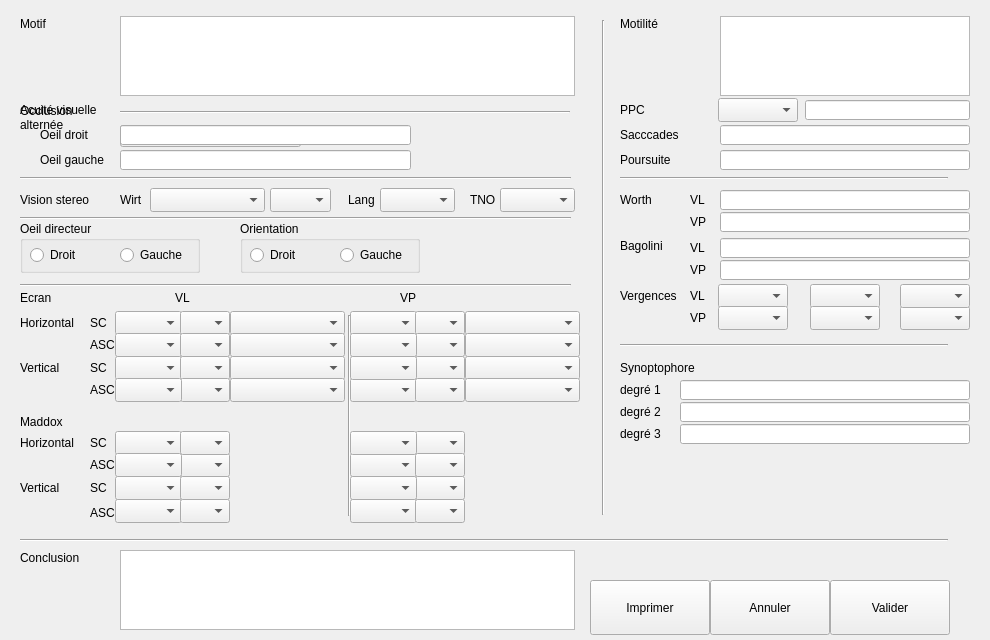
<?xml version="1.0" encoding="UTF-8"?>
<ui version="4.0">
 <class>dlg_bilanortho</class>
 <widget class="QDialog" name="dlg_bilanortho">
  <property name="geometry">
   <rect>
    <x>0</x>
    <y>0</y>
    <width>990</width>
    <height>640</height>
   </rect>
  </property>
  <property name="sizePolicy">
   <sizepolicy hsizetype="Fixed" vsizetype="Fixed">
    <horstretch>0</horstretch>
    <verstretch>0</verstretch>
   </sizepolicy>
  </property>
  <property name="minimumSize">
   <size>
    <width>990</width>
    <height>640</height>
   </size>
  </property>
  <property name="maximumSize">
   <size>
    <width>990</width>
    <height>640</height>
   </size>
  </property>
  <property name="windowTitle">
   <string>Dialog</string>
  </property>
  <widget class="QLabel" name="OcclAlternlabel">
   <property name="geometry">
    <rect>
     <x>20</x>
     <y>102</y>
     <width>91</width>
     <height>32</height>
    </rect>
   </property>
   <property name="text">
    <string>Occlusion
alternée</string>
   </property>
  </widget>
  <widget class="QLabel" name="VisionStereolabel">
   <property name="geometry">
    <rect>
     <x>20</x>
     <y>192</y>
     <width>81</width>
     <height>16</height>
    </rect>
   </property>
   <property name="text">
    <string>Vision stereo</string>
   </property>
  </widget>
  <widget class="QLabel" name="label">
   <property name="geometry">
    <rect>
     <x>120</x>
     <y>192</y>
     <width>31</width>
     <height>16</height>
    </rect>
   </property>
   <property name="text">
    <string>Wirt</string>
   </property>
  </widget>
  <widget class="QLabel" name="Worthlabel">
   <property name="geometry">
    <rect>
     <x>620</x>
     <y>192</y>
     <width>41</width>
     <height>16</height>
    </rect>
   </property>
   <property name="text">
    <string>Worth</string>
   </property>
  </widget>
  <widget class="QLabel" name="Bagolinilabel">
   <property name="geometry">
    <rect>
     <x>620</x>
     <y>238</y>
     <width>59</width>
     <height>16</height>
    </rect>
   </property>
   <property name="text">
    <string>Bagolini</string>
   </property>
  </widget>
  <widget class="QGroupBox" name="OeilDirecteurgroupBox">
   <property name="geometry">
    <rect>
     <x>20</x>
     <y>221</y>
     <width>180</width>
     <height>52</height>
    </rect>
   </property>
   <property name="title">
    <string>Oeil directeur</string>
   </property>
   <widget class="QRadioButton" name="ODdirecteurradioButton">
    <property name="geometry">
     <rect>
      <x>10</x>
      <y>24</y>
      <width>60</width>
      <height>20</height>
     </rect>
    </property>
    <property name="focusPolicy">
     <enum>Qt::StrongFocus</enum>
    </property>
    <property name="text">
     <string>Droit</string>
    </property>
   </widget>
   <widget class="QRadioButton" name="OGdirecteurradioButton">
    <property name="geometry">
     <rect>
      <x>100</x>
      <y>24</y>
      <width>70</width>
      <height>20</height>
     </rect>
    </property>
    <property name="focusPolicy">
     <enum>Qt::StrongFocus</enum>
    </property>
    <property name="text">
     <string>Gauche</string>
    </property>
   </widget>
  </widget>
  <widget class="QGroupBox" name="OrientationgroupBox">
   <property name="geometry">
    <rect>
     <x>240</x>
     <y>221</y>
     <width>180</width>
     <height>52</height>
    </rect>
   </property>
   <property name="title">
    <string>Orientation</string>
   </property>
   <widget class="QRadioButton" name="ODOrientationradioButton">
    <property name="geometry">
     <rect>
      <x>10</x>
      <y>24</y>
      <width>60</width>
      <height>20</height>
     </rect>
    </property>
    <property name="focusPolicy">
     <enum>Qt::StrongFocus</enum>
    </property>
    <property name="text">
     <string>Droit</string>
    </property>
   </widget>
   <widget class="QRadioButton" name="OGOrientationradioButton">
    <property name="geometry">
     <rect>
      <x>100</x>
      <y>24</y>
      <width>70</width>
      <height>20</height>
     </rect>
    </property>
    <property name="focusPolicy">
     <enum>Qt::StrongFocus</enum>
    </property>
    <property name="text">
     <string>Gauche</string>
    </property>
   </widget>
  </widget>
  <widget class="QLabel" name="Ecranlabel">
   <property name="geometry">
    <rect>
     <x>20</x>
     <y>315</y>
     <width>71</width>
     <height>16</height>
    </rect>
   </property>
   <property name="text">
    <string>Horizontal</string>
   </property>
  </widget>
  <widget class="UpComboBox" name="EcranVLSCcomboBox">
   <property name="geometry">
    <rect>
     <x>115</x>
     <y>311</y>
     <width>67</width>
     <height>24</height>
    </rect>
   </property>
   <property name="focusPolicy">
    <enum>Qt::StrongFocus</enum>
   </property>
   <property name="currentIndex">
    <number>-1</number>
   </property>
  </widget>
  <widget class="QComboBox" name="EcranVLSCDcomboBox">
   <property name="geometry">
    <rect>
     <x>180</x>
     <y>311</y>
     <width>50</width>
     <height>24</height>
    </rect>
   </property>
   <property name="focusPolicy">
    <enum>Qt::StrongFocus</enum>
   </property>
  </widget>
  <widget class="UpComboBox" name="EcranVPSCcomboBox">
   <property name="geometry">
    <rect>
     <x>350</x>
     <y>311</y>
     <width>67</width>
     <height>24</height>
    </rect>
   </property>
   <property name="focusPolicy">
    <enum>Qt::StrongFocus</enum>
   </property>
   <property name="currentIndex">
    <number>-1</number>
   </property>
  </widget>
  <widget class="QComboBox" name="EcranVPSCDcomboBox">
   <property name="geometry">
    <rect>
     <x>415</x>
     <y>311</y>
     <width>50</width>
     <height>24</height>
    </rect>
   </property>
   <property name="focusPolicy">
    <enum>Qt::StrongFocus</enum>
   </property>
  </widget>
  <widget class="UpComboBox" name="EcranVLASCcomboBox">
   <property name="geometry">
    <rect>
     <x>115</x>
     <y>333</y>
     <width>67</width>
     <height>24</height>
    </rect>
   </property>
   <property name="focusPolicy">
    <enum>Qt::StrongFocus</enum>
   </property>
   <property name="currentIndex">
    <number>-1</number>
   </property>
   <property name="maxVisibleItems">
    <number>10</number>
   </property>
  </widget>
  <widget class="QComboBox" name="EcranVPASCDcomboBox">
   <property name="geometry">
    <rect>
     <x>415</x>
     <y>333</y>
     <width>50</width>
     <height>24</height>
    </rect>
   </property>
   <property name="focusPolicy">
    <enum>Qt::StrongFocus</enum>
   </property>
  </widget>
  <widget class="UpComboBox" name="EcranVPASCcomboBox">
   <property name="geometry">
    <rect>
     <x>350</x>
     <y>333</y>
     <width>67</width>
     <height>24</height>
    </rect>
   </property>
   <property name="focusPolicy">
    <enum>Qt::StrongFocus</enum>
   </property>
   <property name="currentIndex">
    <number>-1</number>
   </property>
   <property name="maxVisibleItems">
    <number>10</number>
   </property>
  </widget>
  <widget class="QComboBox" name="EcranVLASCDcomboBox">
   <property name="geometry">
    <rect>
     <x>180</x>
     <y>333</y>
     <width>50</width>
     <height>24</height>
    </rect>
   </property>
   <property name="focusPolicy">
    <enum>Qt::StrongFocus</enum>
   </property>
  </widget>
  <widget class="QLabel" name="SClabel">
   <property name="geometry">
    <rect>
     <x>90</x>
     <y>315</y>
     <width>31</width>
     <height>16</height>
    </rect>
   </property>
   <property name="text">
    <string>SC</string>
   </property>
  </widget>
  <widget class="UpComboBox" name="MaddoxVLSCcomboBox">
   <property name="geometry">
    <rect>
     <x>115</x>
     <y>431</y>
     <width>67</width>
     <height>24</height>
    </rect>
   </property>
   <property name="focusPolicy">
    <enum>Qt::StrongFocus</enum>
   </property>
   <property name="currentIndex">
    <number>-1</number>
   </property>
  </widget>
  <widget class="UpComboBox" name="MaddoxVPASCcomboBox">
   <property name="geometry">
    <rect>
     <x>350</x>
     <y>453</y>
     <width>67</width>
     <height>24</height>
    </rect>
   </property>
   <property name="focusPolicy">
    <enum>Qt::StrongFocus</enum>
   </property>
   <property name="currentIndex">
    <number>-1</number>
   </property>
   <property name="maxVisibleItems">
    <number>10</number>
   </property>
  </widget>
  <widget class="QComboBox" name="MaddoxVLASCDcomboBox">
   <property name="geometry">
    <rect>
     <x>180</x>
     <y>453</y>
     <width>50</width>
     <height>24</height>
    </rect>
   </property>
   <property name="focusPolicy">
    <enum>Qt::StrongFocus</enum>
   </property>
  </widget>
  <widget class="QLabel" name="SClabel_2">
   <property name="geometry">
    <rect>
     <x>90</x>
     <y>435</y>
     <width>31</width>
     <height>16</height>
    </rect>
   </property>
   <property name="text">
    <string>SC</string>
   </property>
  </widget>
  <widget class="QLabel" name="Maddoxabel">
   <property name="geometry">
    <rect>
     <x>20</x>
     <y>414</y>
     <width>59</width>
     <height>16</height>
    </rect>
   </property>
   <property name="text">
    <string>Maddox</string>
   </property>
  </widget>
  <widget class="QComboBox" name="MaddoxVPSCDcomboBox">
   <property name="geometry">
    <rect>
     <x>415</x>
     <y>431</y>
     <width>50</width>
     <height>24</height>
    </rect>
   </property>
   <property name="focusPolicy">
    <enum>Qt::StrongFocus</enum>
   </property>
  </widget>
  <widget class="QComboBox" name="MaddoxVPASCDcomboBox">
   <property name="geometry">
    <rect>
     <x>415</x>
     <y>453</y>
     <width>50</width>
     <height>24</height>
    </rect>
   </property>
   <property name="focusPolicy">
    <enum>Qt::StrongFocus</enum>
   </property>
  </widget>
  <widget class="UpComboBox" name="MaddoxVPSCcomboBox">
   <property name="geometry">
    <rect>
     <x>350</x>
     <y>431</y>
     <width>67</width>
     <height>24</height>
    </rect>
   </property>
   <property name="focusPolicy">
    <enum>Qt::StrongFocus</enum>
   </property>
   <property name="currentIndex">
    <number>-1</number>
   </property>
  </widget>
  <widget class="UpComboBox" name="MaddoxVLASCcomboBox">
   <property name="geometry">
    <rect>
     <x>115</x>
     <y>453</y>
     <width>67</width>
     <height>24</height>
    </rect>
   </property>
   <property name="focusPolicy">
    <enum>Qt::StrongFocus</enum>
   </property>
   <property name="currentIndex">
    <number>-1</number>
   </property>
   <property name="maxVisibleItems">
    <number>10</number>
   </property>
  </widget>
  <widget class="QComboBox" name="MaddoxVLSCDcomboBox">
   <property name="geometry">
    <rect>
     <x>180</x>
     <y>431</y>
     <width>50</width>
     <height>24</height>
    </rect>
   </property>
   <property name="focusPolicy">
    <enum>Qt::StrongFocus</enum>
   </property>
  </widget>
  <widget class="QLabel" name="Motilitelabel">
   <property name="geometry">
    <rect>
     <x>620</x>
     <y>16</y>
     <width>59</width>
     <height>16</height>
    </rect>
   </property>
   <property name="text">
    <string>Motilité</string>
   </property>
  </widget>
  <widget class="QTextEdit" name="MotilitetextEdit">
   <property name="geometry">
    <rect>
     <x>720</x>
     <y>16</y>
     <width>250</width>
     <height>80</height>
    </rect>
   </property>
  </widget>
  <widget class="QLabel" name="Vergenceslabel">
   <property name="geometry">
    <rect>
     <x>620</x>
     <y>288</y>
     <width>71</width>
     <height>16</height>
    </rect>
   </property>
   <property name="text">
    <string>Vergences</string>
   </property>
  </widget>
  <widget class="QLabel" name="VergencesVLlabel">
   <property name="geometry">
    <rect>
     <x>690</x>
     <y>288</y>
     <width>21</width>
     <height>16</height>
    </rect>
   </property>
   <property name="text">
    <string>VL</string>
   </property>
  </widget>
  <widget class="QLabel" name="VergencesVPlabel">
   <property name="geometry">
    <rect>
     <x>690</x>
     <y>310</y>
     <width>21</width>
     <height>16</height>
    </rect>
   </property>
   <property name="text">
    <string>VP</string>
   </property>
  </widget>
  <widget class="QComboBox" name="VergenceCLcomboBox">
   <property name="geometry">
    <rect>
     <x>810</x>
     <y>284</y>
     <width>70</width>
     <height>24</height>
    </rect>
   </property>
   <property name="focusPolicy">
    <enum>Qt::StrongFocus</enum>
   </property>
  </widget>
  <widget class="QComboBox" name="VergenceDLcomboBox">
   <property name="geometry">
    <rect>
     <x>718</x>
     <y>284</y>
     <width>70</width>
     <height>24</height>
    </rect>
   </property>
   <property name="focusPolicy">
    <enum>Qt::StrongFocus</enum>
   </property>
  </widget>
  <widget class="QComboBox" name="VergenceCPcomboBox">
   <property name="geometry">
    <rect>
     <x>810</x>
     <y>306</y>
     <width>70</width>
     <height>24</height>
    </rect>
   </property>
   <property name="focusPolicy">
    <enum>Qt::StrongFocus</enum>
   </property>
  </widget>
  <widget class="QComboBox" name="VergenceDPcomboBox">
   <property name="geometry">
    <rect>
     <x>718</x>
     <y>306</y>
     <width>70</width>
     <height>24</height>
    </rect>
   </property>
   <property name="focusPolicy">
    <enum>Qt::StrongFocus</enum>
   </property>
  </widget>
  <widget class="QLabel" name="Synoptophorelabel">
   <property name="geometry">
    <rect>
     <x>620</x>
     <y>360</y>
     <width>101</width>
     <height>16</height>
    </rect>
   </property>
   <property name="text">
    <string>Synoptophore</string>
   </property>
  </widget>
  <widget class="QLabel" name="Degre1label">
   <property name="geometry">
    <rect>
     <x>620</x>
     <y>382</y>
     <width>50</width>
     <height>16</height>
    </rect>
   </property>
   <property name="text">
    <string>degré 1</string>
   </property>
  </widget>
  <widget class="QLabel" name="Degre2label">
   <property name="geometry">
    <rect>
     <x>620</x>
     <y>404</y>
     <width>50</width>
     <height>16</height>
    </rect>
   </property>
   <property name="text">
    <string>degré 2</string>
   </property>
  </widget>
  <widget class="QLabel" name="Degre3label">
   <property name="geometry">
    <rect>
     <x>620</x>
     <y>426</y>
     <width>50</width>
     <height>16</height>
    </rect>
   </property>
   <property name="text">
    <string>degré 3</string>
   </property>
  </widget>
  <widget class="QLineEdit" name="Degre1lineEdit">
   <property name="geometry">
    <rect>
     <x>680</x>
     <y>380</y>
     <width>290</width>
     <height>20</height>
    </rect>
   </property>
  </widget>
  <widget class="QLineEdit" name="Degre2lineEdit">
   <property name="geometry">
    <rect>
     <x>680</x>
     <y>402</y>
     <width>290</width>
     <height>20</height>
    </rect>
   </property>
  </widget>
  <widget class="QLineEdit" name="Degre3lineEdit">
   <property name="geometry">
    <rect>
     <x>680</x>
     <y>424</y>
     <width>290</width>
     <height>20</height>
    </rect>
   </property>
  </widget>
  <widget class="QLabel" name="Conclusionlabel">
   <property name="geometry">
    <rect>
     <x>20</x>
     <y>550</y>
     <width>101</width>
     <height>16</height>
    </rect>
   </property>
   <property name="text">
    <string>Conclusion</string>
   </property>
  </widget>
  <widget class="QTextEdit" name="ConclusiontextEdit">
   <property name="geometry">
    <rect>
     <x>120</x>
     <y>550</y>
     <width>455</width>
     <height>80</height>
    </rect>
   </property>
  </widget>
  <widget class="Line" name="line">
   <property name="geometry">
    <rect>
     <x>20</x>
     <y>163</y>
     <width>551</width>
     <height>31</height>
    </rect>
   </property>
   <property name="orientation">
    <enum>Qt::Horizontal</enum>
   </property>
  </widget>
  <widget class="Line" name="line_2">
   <property name="geometry">
    <rect>
     <x>20</x>
     <y>216</y>
     <width>551</width>
     <height>5</height>
    </rect>
   </property>
   <property name="orientation">
    <enum>Qt::Horizontal</enum>
   </property>
  </widget>
  <widget class="Line" name="line_3">
   <property name="geometry">
    <rect>
     <x>20</x>
     <y>270</y>
     <width>551</width>
     <height>31</height>
    </rect>
   </property>
   <property name="orientation">
    <enum>Qt::Horizontal</enum>
   </property>
  </widget>
  <widget class="Line" name="line_4">
   <property name="geometry">
    <rect>
     <x>20</x>
     <y>525</y>
     <width>928</width>
     <height>31</height>
    </rect>
   </property>
   <property name="orientation">
    <enum>Qt::Horizontal</enum>
   </property>
  </widget>
  <widget class="Line" name="line_6">
   <property name="geometry">
    <rect>
     <x>620</x>
     <y>330</y>
     <width>328</width>
     <height>31</height>
    </rect>
   </property>
   <property name="orientation">
    <enum>Qt::Horizontal</enum>
   </property>
  </widget>
  <widget class="UpPushButton" name="AnnulupPushButton">
   <property name="geometry">
    <rect>
     <x>710</x>
     <y>580</y>
     <width>120</width>
     <height>55</height>
    </rect>
   </property>
   <property name="focusPolicy">
    <enum>Qt::NoFocus</enum>
   </property>
   <property name="text">
    <string>Annuler</string>
   </property>
   <property name="icon">
    <iconset resource="../assets/Images/images.qrc">
     <normaloff>:/Supprime.png</normaloff>:/Supprime.png</iconset>
   </property>
   <property name="iconSize">
    <size>
     <width>30</width>
     <height>30</height>
    </size>
   </property>
   <property name="autoDefault">
    <bool>false</bool>
   </property>
  </widget>
  <widget class="UpPushButton" name="OKupPushButton">
   <property name="geometry">
    <rect>
     <x>830</x>
     <y>580</y>
     <width>120</width>
     <height>55</height>
    </rect>
   </property>
   <property name="sizePolicy">
    <sizepolicy hsizetype="Minimum" vsizetype="Fixed">
     <horstretch>100</horstretch>
     <verstretch>0</verstretch>
    </sizepolicy>
   </property>
   <property name="maximumSize">
    <size>
     <width>180</width>
     <height>55</height>
    </size>
   </property>
   <property name="focusPolicy">
    <enum>Qt::NoFocus</enum>
   </property>
   <property name="text">
    <string>Valider</string>
   </property>
   <property name="icon">
    <iconset resource="../assets/Images/images.qrc">
     <normaloff>:/start.png</normaloff>:/start.png</iconset>
   </property>
   <property name="iconSize">
    <size>
     <width>30</width>
     <height>30</height>
    </size>
   </property>
   <property name="shortcut">
    <string>Meta+Return</string>
   </property>
   <property name="autoDefault">
    <bool>false</bool>
   </property>
   <property name="default">
    <bool>false</bool>
   </property>
   <property name="flat">
    <bool>false</bool>
   </property>
  </widget>
  <widget class="QLineEdit" name="Worth1lineEdit">
   <property name="geometry">
    <rect>
     <x>720</x>
     <y>190</y>
     <width>250</width>
     <height>20</height>
    </rect>
   </property>
  </widget>
  <widget class="QLineEdit" name="Worth2lineEdit">
   <property name="geometry">
    <rect>
     <x>720</x>
     <y>212</y>
     <width>250</width>
     <height>20</height>
    </rect>
   </property>
  </widget>
  <widget class="QLabel" name="SClabel_3">
   <property name="geometry">
    <rect>
     <x>175</x>
     <y>290</y>
     <width>31</width>
     <height>16</height>
    </rect>
   </property>
   <property name="text">
    <string>VL</string>
   </property>
  </widget>
  <widget class="QLabel" name="SClabel_4">
   <property name="geometry">
    <rect>
     <x>400</x>
     <y>290</y>
     <width>31</width>
     <height>16</height>
    </rect>
   </property>
   <property name="text">
    <string>VP</string>
   </property>
  </widget>
  <widget class="QLabel" name="SClabel_5">
   <property name="geometry">
    <rect>
     <x>90</x>
     <y>337</y>
     <width>31</width>
     <height>16</height>
    </rect>
   </property>
   <property name="text">
    <string>ASC</string>
   </property>
  </widget>
  <widget class="QLabel" name="SClabel_6">
   <property name="geometry">
    <rect>
     <x>90</x>
     <y>457</y>
     <width>31</width>
     <height>16</height>
    </rect>
   </property>
   <property name="text">
    <string>ASC</string>
   </property>
  </widget>
  <widget class="Line" name="line_8">
   <property name="geometry">
    <rect>
     <x>339</x>
     <y>315</y>
     <width>20</width>
     <height>201</height>
    </rect>
   </property>
   <property name="orientation">
    <enum>Qt::Vertical</enum>
   </property>
  </widget>
  <widget class="QComboBox" name="LangcomboBox">
   <property name="geometry">
    <rect>
     <x>380</x>
     <y>188</y>
     <width>75</width>
     <height>24</height>
    </rect>
   </property>
   <property name="focusPolicy">
    <enum>Qt::StrongFocus</enum>
   </property>
   <property name="editable">
    <bool>false</bool>
   </property>
  </widget>
  <widget class="QLabel" name="label_2">
   <property name="geometry">
    <rect>
     <x>348</x>
     <y>192</y>
     <width>41</width>
     <height>16</height>
    </rect>
   </property>
   <property name="text">
    <string>Lang</string>
   </property>
  </widget>
  <widget class="Line" name="line_9">
   <property name="geometry">
    <rect>
     <x>620</x>
     <y>163</y>
     <width>328</width>
     <height>31</height>
    </rect>
   </property>
   <property name="orientation">
    <enum>Qt::Horizontal</enum>
   </property>
  </widget>
  <widget class="QLabel" name="label_3">
   <property name="geometry">
    <rect>
     <x>620</x>
     <y>102</y>
     <width>59</width>
     <height>16</height>
    </rect>
   </property>
   <property name="text">
    <string>PPC</string>
   </property>
  </widget>
  <widget class="QLabel" name="label_4">
   <property name="geometry">
    <rect>
     <x>620</x>
     <y>127</y>
     <width>81</width>
     <height>16</height>
    </rect>
   </property>
   <property name="text">
    <string>Sacccades</string>
   </property>
  </widget>
  <widget class="QLabel" name="label_5">
   <property name="geometry">
    <rect>
     <x>620</x>
     <y>152</y>
     <width>59</width>
     <height>16</height>
    </rect>
   </property>
   <property name="text">
    <string>Poursuite</string>
   </property>
  </widget>
  <widget class="QComboBox" name="PPCcomboBox">
   <property name="geometry">
    <rect>
     <x>718</x>
     <y>98</y>
     <width>80</width>
     <height>24</height>
    </rect>
   </property>
   <property name="focusPolicy">
    <enum>Qt::StrongFocus</enum>
   </property>
   <property name="currentIndex">
    <number>-1</number>
   </property>
  </widget>
  <widget class="QLineEdit" name="PoursuitelineEdit">
   <property name="geometry">
    <rect>
     <x>720</x>
     <y>150</y>
     <width>250</width>
     <height>20</height>
    </rect>
   </property>
  </widget>
  <widget class="QLineEdit" name="SaccadeslineEdit">
   <property name="geometry">
    <rect>
     <x>720</x>
     <y>125</y>
     <width>250</width>
     <height>20</height>
    </rect>
   </property>
  </widget>
  <widget class="QLineEdit" name="PPClineEdit">
   <property name="geometry">
    <rect>
     <x>805</x>
     <y>100</y>
     <width>165</width>
     <height>20</height>
    </rect>
   </property>
  </widget>
  <widget class="QComboBox" name="OcclAlterncomboBox">
   <property name="geometry">
    <rect>
     <x>120</x>
     <y>125</y>
     <width>181</width>
     <height>22</height>
    </rect>
   </property>
   <property name="focusPolicy">
    <enum>Qt::StrongFocus</enum>
   </property>
  </widget>
  <widget class="QLabel" name="AVlabel">
   <property name="geometry">
    <rect>
     <x>20</x>
     <y>102</y>
     <width>91</width>
     <height>16</height>
    </rect>
   </property>
   <property name="text">
    <string>Acuité visuelle</string>
   </property>
  </widget>
  <widget class="QLabel" name="AVODlabel">
   <property name="geometry">
    <rect>
     <x>40</x>
     <y>127</y>
     <width>70</width>
     <height>16</height>
    </rect>
   </property>
   <property name="text">
    <string>Oeil droit</string>
   </property>
  </widget>
  <widget class="QLabel" name="AVOGlabel">
   <property name="geometry">
    <rect>
     <x>40</x>
     <y>152</y>
     <width>70</width>
     <height>16</height>
    </rect>
   </property>
   <property name="text">
    <string>Oeil gauche</string>
   </property>
  </widget>
  <widget class="UpPushButton" name="ImprimeupPushButton">
   <property name="geometry">
    <rect>
     <x>590</x>
     <y>580</y>
     <width>120</width>
     <height>55</height>
    </rect>
   </property>
   <property name="focusPolicy">
    <enum>Qt::NoFocus</enum>
   </property>
   <property name="toolTip">
    <string extracomment="tool tip ici"/>
   </property>
   <property name="statusTip">
    <string/>
   </property>
   <property name="whatsThis">
    <string/>
   </property>
   <property name="text">
    <string>Imprimer</string>
   </property>
   <property name="icon">
    <iconset resource="../assets/Images/images.qrc">
     <normaloff>:/Imprimer.png</normaloff>:/Imprimer.png</iconset>
   </property>
   <property name="iconSize">
    <size>
     <width>30</width>
     <height>30</height>
    </size>
   </property>
   <property name="autoDefault">
    <bool>false</bool>
   </property>
   <property name="flat">
    <bool>false</bool>
   </property>
  </widget>
  <widget class="QLabel" name="Motiflabel">
   <property name="geometry">
    <rect>
     <x>20</x>
     <y>16</y>
     <width>81</width>
     <height>16</height>
    </rect>
   </property>
   <property name="text">
    <string>Motif</string>
   </property>
  </widget>
  <widget class="QTextEdit" name="MotiftextEdit">
   <property name="geometry">
    <rect>
     <x>120</x>
     <y>16</y>
     <width>455</width>
     <height>80</height>
    </rect>
   </property>
  </widget>
  <widget class="Line" name="line_10">
   <property name="geometry">
    <rect>
     <x>120</x>
     <y>97</y>
     <width>450</width>
     <height>31</height>
    </rect>
   </property>
   <property name="orientation">
    <enum>Qt::Horizontal</enum>
   </property>
  </widget>
  <widget class="QComboBox" name="AnimauxWirtcomboBox">
   <property name="geometry">
    <rect>
     <x>270</x>
     <y>188</y>
     <width>61</width>
     <height>24</height>
    </rect>
   </property>
   <property name="focusPolicy">
    <enum>Qt::StrongFocus</enum>
   </property>
   <property name="editable">
    <bool>false</bool>
   </property>
  </widget>
  <widget class="QComboBox" name="fixSCVLcomboBox">
   <property name="geometry">
    <rect>
     <x>230</x>
     <y>311</y>
     <width>115</width>
     <height>24</height>
    </rect>
   </property>
  </widget>
  <widget class="QComboBox" name="fixSCVPcomboBox">
   <property name="geometry">
    <rect>
     <x>465</x>
     <y>311</y>
     <width>115</width>
     <height>24</height>
    </rect>
   </property>
  </widget>
  <widget class="QComboBox" name="fixASCVPcomboBox">
   <property name="geometry">
    <rect>
     <x>465</x>
     <y>333</y>
     <width>115</width>
     <height>24</height>
    </rect>
   </property>
  </widget>
  <widget class="QComboBox" name="fixASCVLcomboBox">
   <property name="geometry">
    <rect>
     <x>230</x>
     <y>333</y>
     <width>115</width>
     <height>24</height>
    </rect>
   </property>
  </widget>
  <widget class="QLineEdit" name="AVODlineEdit">
   <property name="geometry">
    <rect>
     <x>120</x>
     <y>125</y>
     <width>291</width>
     <height>20</height>
    </rect>
   </property>
  </widget>
  <widget class="QLineEdit" name="AVOGlineEdit">
   <property name="geometry">
    <rect>
     <x>120</x>
     <y>150</y>
     <width>291</width>
     <height>20</height>
    </rect>
   </property>
  </widget>
  <widget class="QComboBox" name="TNOcomboBox">
   <property name="geometry">
    <rect>
     <x>500</x>
     <y>188</y>
     <width>75</width>
     <height>24</height>
    </rect>
   </property>
   <property name="focusPolicy">
    <enum>Qt::StrongFocus</enum>
   </property>
   <property name="editable">
    <bool>false</bool>
   </property>
  </widget>
  <widget class="QLabel" name="label_6">
   <property name="geometry">
    <rect>
     <x>470</x>
     <y>192</y>
     <width>41</width>
     <height>16</height>
    </rect>
   </property>
   <property name="text">
    <string>TNO</string>
   </property>
  </widget>
  <widget class="QComboBox" name="VergenceRestDPcomboBox">
   <property name="geometry">
    <rect>
     <x>900</x>
     <y>306</y>
     <width>70</width>
     <height>24</height>
    </rect>
   </property>
   <property name="focusPolicy">
    <enum>Qt::StrongFocus</enum>
   </property>
  </widget>
  <widget class="QComboBox" name="VergenceRestDLcomboBox">
   <property name="geometry">
    <rect>
     <x>900</x>
     <y>284</y>
     <width>70</width>
     <height>24</height>
    </rect>
   </property>
   <property name="focusPolicy">
    <enum>Qt::StrongFocus</enum>
   </property>
  </widget>
  <widget class="QComboBox" name="HfixSCVLcomboBox">
   <property name="geometry">
    <rect>
     <x>230</x>
     <y>356</y>
     <width>115</width>
     <height>24</height>
    </rect>
   </property>
  </widget>
  <widget class="UpComboBox" name="HEcranVPASCcomboBox">
   <property name="geometry">
    <rect>
     <x>350</x>
     <y>378</y>
     <width>67</width>
     <height>24</height>
    </rect>
   </property>
   <property name="focusPolicy">
    <enum>Qt::StrongFocus</enum>
   </property>
   <property name="currentIndex">
    <number>-1</number>
   </property>
   <property name="maxVisibleItems">
    <number>10</number>
   </property>
  </widget>
  <widget class="QLabel" name="SClabel_7">
   <property name="geometry">
    <rect>
     <x>90</x>
     <y>382</y>
     <width>31</width>
     <height>16</height>
    </rect>
   </property>
   <property name="text">
    <string>ASC</string>
   </property>
  </widget>
  <widget class="QComboBox" name="HfixSCVPcomboBox">
   <property name="geometry">
    <rect>
     <x>465</x>
     <y>356</y>
     <width>115</width>
     <height>24</height>
    </rect>
   </property>
  </widget>
  <widget class="UpComboBox" name="HEcranVLSCcomboBox">
   <property name="geometry">
    <rect>
     <x>115</x>
     <y>356</y>
     <width>67</width>
     <height>24</height>
    </rect>
   </property>
   <property name="focusPolicy">
    <enum>Qt::StrongFocus</enum>
   </property>
   <property name="currentIndex">
    <number>-1</number>
   </property>
  </widget>
  <widget class="QComboBox" name="HEcranVPSCDcomboBox">
   <property name="geometry">
    <rect>
     <x>415</x>
     <y>356</y>
     <width>50</width>
     <height>24</height>
    </rect>
   </property>
   <property name="focusPolicy">
    <enum>Qt::StrongFocus</enum>
   </property>
  </widget>
  <widget class="QComboBox" name="HfixASCVPcomboBox">
   <property name="geometry">
    <rect>
     <x>465</x>
     <y>378</y>
     <width>115</width>
     <height>24</height>
    </rect>
   </property>
  </widget>
  <widget class="QComboBox" name="HfixASCVLcomboBox">
   <property name="geometry">
    <rect>
     <x>230</x>
     <y>378</y>
     <width>115</width>
     <height>24</height>
    </rect>
   </property>
  </widget>
  <widget class="QComboBox" name="HEcranVPASCDcomboBox">
   <property name="geometry">
    <rect>
     <x>415</x>
     <y>378</y>
     <width>50</width>
     <height>24</height>
    </rect>
   </property>
   <property name="focusPolicy">
    <enum>Qt::StrongFocus</enum>
   </property>
  </widget>
  <widget class="QComboBox" name="HEcranVLSCDcomboBox">
   <property name="geometry">
    <rect>
     <x>180</x>
     <y>356</y>
     <width>50</width>
     <height>24</height>
    </rect>
   </property>
   <property name="focusPolicy">
    <enum>Qt::StrongFocus</enum>
   </property>
  </widget>
  <widget class="QComboBox" name="HEcranVLASCDcomboBox">
   <property name="geometry">
    <rect>
     <x>180</x>
     <y>378</y>
     <width>50</width>
     <height>24</height>
    </rect>
   </property>
   <property name="focusPolicy">
    <enum>Qt::StrongFocus</enum>
   </property>
  </widget>
  <widget class="UpComboBox" name="HEcranVLASCcomboBox">
   <property name="geometry">
    <rect>
     <x>115</x>
     <y>378</y>
     <width>67</width>
     <height>24</height>
    </rect>
   </property>
   <property name="focusPolicy">
    <enum>Qt::StrongFocus</enum>
   </property>
   <property name="currentIndex">
    <number>-1</number>
   </property>
   <property name="maxVisibleItems">
    <number>10</number>
   </property>
  </widget>
  <widget class="QLabel" name="SClabel_8">
   <property name="geometry">
    <rect>
     <x>90</x>
     <y>360</y>
     <width>31</width>
     <height>16</height>
    </rect>
   </property>
   <property name="text">
    <string>SC</string>
   </property>
  </widget>
  <widget class="UpComboBox" name="HEcranVPSCcomboBox">
   <property name="geometry">
    <rect>
     <x>350</x>
     <y>356</y>
     <width>67</width>
     <height>24</height>
    </rect>
   </property>
   <property name="focusPolicy">
    <enum>Qt::StrongFocus</enum>
   </property>
   <property name="currentIndex">
    <number>-1</number>
   </property>
  </widget>
  <widget class="QLabel" name="Ecranlabel_2">
   <property name="geometry">
    <rect>
     <x>20</x>
     <y>360</y>
     <width>71</width>
     <height>16</height>
    </rect>
   </property>
   <property name="text">
    <string>Vertical</string>
   </property>
  </widget>
  <widget class="QLabel" name="VergencesVPlabel_2">
   <property name="geometry">
    <rect>
     <x>690</x>
     <y>214</y>
     <width>21</width>
     <height>16</height>
    </rect>
   </property>
   <property name="text">
    <string>VP</string>
   </property>
  </widget>
  <widget class="QLabel" name="VergencesVLlabel_2">
   <property name="geometry">
    <rect>
     <x>690</x>
     <y>192</y>
     <width>21</width>
     <height>16</height>
    </rect>
   </property>
   <property name="text">
    <string>VL</string>
   </property>
  </widget>
  <widget class="QLabel" name="VergencesVLlabel_3">
   <property name="geometry">
    <rect>
     <x>690</x>
     <y>240</y>
     <width>21</width>
     <height>16</height>
    </rect>
   </property>
   <property name="text">
    <string>VL</string>
   </property>
  </widget>
  <widget class="QLabel" name="VergencesVPlabel_3">
   <property name="geometry">
    <rect>
     <x>690</x>
     <y>262</y>
     <width>21</width>
     <height>16</height>
    </rect>
   </property>
   <property name="text">
    <string>VP</string>
   </property>
  </widget>
  <widget class="QLineEdit" name="Bagolini1lineEdit">
   <property name="geometry">
    <rect>
     <x>720</x>
     <y>238</y>
     <width>250</width>
     <height>20</height>
    </rect>
   </property>
  </widget>
  <widget class="QLineEdit" name="Bagolini2lineEdit">
   <property name="geometry">
    <rect>
     <x>720</x>
     <y>260</y>
     <width>250</width>
     <height>20</height>
    </rect>
   </property>
  </widget>
  <widget class="Line" name="line_5">
   <property name="geometry">
    <rect>
     <x>595</x>
     <y>20</y>
     <width>16</width>
     <height>495</height>
    </rect>
   </property>
   <property name="orientation">
    <enum>Qt::Vertical</enum>
   </property>
  </widget>
  <widget class="QLabel" name="label_7">
   <property name="geometry">
    <rect>
     <x>20</x>
     <y>290</y>
     <width>59</width>
     <height>16</height>
    </rect>
   </property>
   <property name="text">
    <string>Ecran</string>
   </property>
  </widget>
  <widget class="QComboBox" name="WirtcomboBox">
   <property name="geometry">
    <rect>
     <x>150</x>
     <y>188</y>
     <width>115</width>
     <height>24</height>
    </rect>
   </property>
   <property name="focusPolicy">
    <enum>Qt::StrongFocus</enum>
   </property>
   <property name="editable">
    <bool>false</bool>
   </property>
  </widget>
  <widget class="QLabel" name="Ecranlabel_3">
   <property name="geometry">
    <rect>
     <x>20</x>
     <y>435</y>
     <width>71</width>
     <height>16</height>
    </rect>
   </property>
   <property name="text">
    <string>Horizontal</string>
   </property>
  </widget>
  <widget class="QLabel" name="Ecranlabel_4">
   <property name="geometry">
    <rect>
     <x>20</x>
     <y>480</y>
     <width>71</width>
     <height>16</height>
    </rect>
   </property>
   <property name="text">
    <string>Vertical</string>
   </property>
  </widget>
  <widget class="UpComboBox" name="HMaddoxVLASCcomboBox">
   <property name="geometry">
    <rect>
     <x>115</x>
     <y>499</y>
     <width>67</width>
     <height>24</height>
    </rect>
   </property>
   <property name="focusPolicy">
    <enum>Qt::StrongFocus</enum>
   </property>
   <property name="currentIndex">
    <number>-1</number>
   </property>
   <property name="maxVisibleItems">
    <number>10</number>
   </property>
  </widget>
  <widget class="QLabel" name="SClabel_9">
   <property name="geometry">
    <rect>
     <x>90</x>
     <y>505</y>
     <width>31</width>
     <height>16</height>
    </rect>
   </property>
   <property name="text">
    <string>ASC</string>
   </property>
  </widget>
  <widget class="UpComboBox" name="HMaddoxVLSCcomboBox">
   <property name="geometry">
    <rect>
     <x>115</x>
     <y>476</y>
     <width>67</width>
     <height>24</height>
    </rect>
   </property>
   <property name="focusPolicy">
    <enum>Qt::StrongFocus</enum>
   </property>
   <property name="currentIndex">
    <number>-1</number>
   </property>
  </widget>
  <widget class="QComboBox" name="HMaddoxVLSCDcomboBox">
   <property name="geometry">
    <rect>
     <x>180</x>
     <y>476</y>
     <width>50</width>
     <height>24</height>
    </rect>
   </property>
   <property name="focusPolicy">
    <enum>Qt::StrongFocus</enum>
   </property>
  </widget>
  <widget class="QComboBox" name="HMaddoxVLASCDcomboBox">
   <property name="geometry">
    <rect>
     <x>180</x>
     <y>499</y>
     <width>50</width>
     <height>24</height>
    </rect>
   </property>
   <property name="focusPolicy">
    <enum>Qt::StrongFocus</enum>
   </property>
  </widget>
  <widget class="QLabel" name="SClabel_10">
   <property name="geometry">
    <rect>
     <x>90</x>
     <y>480</y>
     <width>31</width>
     <height>16</height>
    </rect>
   </property>
   <property name="text">
    <string>SC</string>
   </property>
  </widget>
  <widget class="UpComboBox" name="HMaddoxVPASCcomboBox">
   <property name="geometry">
    <rect>
     <x>350</x>
     <y>499</y>
     <width>67</width>
     <height>24</height>
    </rect>
   </property>
   <property name="focusPolicy">
    <enum>Qt::StrongFocus</enum>
   </property>
   <property name="currentIndex">
    <number>-1</number>
   </property>
   <property name="maxVisibleItems">
    <number>10</number>
   </property>
  </widget>
  <widget class="QComboBox" name="HMaddoxVPSCDcomboBox">
   <property name="geometry">
    <rect>
     <x>415</x>
     <y>476</y>
     <width>50</width>
     <height>24</height>
    </rect>
   </property>
   <property name="focusPolicy">
    <enum>Qt::StrongFocus</enum>
   </property>
  </widget>
  <widget class="UpComboBox" name="HMaddoxVPSCcomboBox">
   <property name="geometry">
    <rect>
     <x>350</x>
     <y>476</y>
     <width>67</width>
     <height>24</height>
    </rect>
   </property>
   <property name="focusPolicy">
    <enum>Qt::StrongFocus</enum>
   </property>
   <property name="currentIndex">
    <number>-1</number>
   </property>
  </widget>
  <widget class="QComboBox" name="HMaddoxVPASCDcomboBox">
   <property name="geometry">
    <rect>
     <x>415</x>
     <y>499</y>
     <width>50</width>
     <height>24</height>
    </rect>
   </property>
   <property name="focusPolicy">
    <enum>Qt::StrongFocus</enum>
   </property>
  </widget>
 </widget>
 <customwidgets>
  <customwidget>
   <class>UpPushButton</class>
   <extends>QPushButton</extends>
   <header>uppushbutton.h</header>
  </customwidget>
  <customwidget>
   <class>UpComboBox</class>
   <extends>QComboBox</extends>
   <header>upcombobox.h</header>
  </customwidget>
 </customwidgets>
 <tabstops>
  <tabstop>MotiftextEdit</tabstop>
  <tabstop>AVODlineEdit</tabstop>
  <tabstop>AVOGlineEdit</tabstop>
  <tabstop>OcclAlterncomboBox</tabstop>
  <tabstop>WirtcomboBox</tabstop>
  <tabstop>AnimauxWirtcomboBox</tabstop>
  <tabstop>LangcomboBox</tabstop>
  <tabstop>TNOcomboBox</tabstop>
  <tabstop>ODdirecteurradioButton</tabstop>
  <tabstop>OGdirecteurradioButton</tabstop>
  <tabstop>ODOrientationradioButton</tabstop>
  <tabstop>OGOrientationradioButton</tabstop>
  <tabstop>EcranVLSCcomboBox</tabstop>
  <tabstop>EcranVLSCDcomboBox</tabstop>
  <tabstop>fixSCVLcomboBox</tabstop>
  <tabstop>EcranVPSCcomboBox</tabstop>
  <tabstop>EcranVPSCDcomboBox</tabstop>
  <tabstop>fixSCVPcomboBox</tabstop>
  <tabstop>EcranVLASCcomboBox</tabstop>
  <tabstop>EcranVLASCDcomboBox</tabstop>
  <tabstop>fixASCVLcomboBox</tabstop>
  <tabstop>EcranVPASCcomboBox</tabstop>
  <tabstop>EcranVPASCDcomboBox</tabstop>
  <tabstop>fixASCVPcomboBox</tabstop>
  <tabstop>HEcranVLSCcomboBox</tabstop>
  <tabstop>HEcranVLSCDcomboBox</tabstop>
  <tabstop>HfixSCVLcomboBox</tabstop>
  <tabstop>HEcranVPSCcomboBox</tabstop>
  <tabstop>HEcranVPSCDcomboBox</tabstop>
  <tabstop>HfixSCVPcomboBox</tabstop>
  <tabstop>HEcranVLASCcomboBox</tabstop>
  <tabstop>HEcranVLASCDcomboBox</tabstop>
  <tabstop>HfixASCVLcomboBox</tabstop>
  <tabstop>HEcranVPASCcomboBox</tabstop>
  <tabstop>HEcranVPASCDcomboBox</tabstop>
  <tabstop>HfixASCVPcomboBox</tabstop>
  <tabstop>MaddoxVLSCcomboBox</tabstop>
  <tabstop>MaddoxVLSCDcomboBox</tabstop>
  <tabstop>MaddoxVPSCcomboBox</tabstop>
  <tabstop>MaddoxVPSCDcomboBox</tabstop>
  <tabstop>MaddoxVLASCcomboBox</tabstop>
  <tabstop>MaddoxVLASCDcomboBox</tabstop>
  <tabstop>MaddoxVPASCcomboBox</tabstop>
  <tabstop>MaddoxVPASCDcomboBox</tabstop>
  <tabstop>HMaddoxVLSCcomboBox</tabstop>
  <tabstop>HMaddoxVLSCDcomboBox</tabstop>
  <tabstop>HMaddoxVPSCcomboBox</tabstop>
  <tabstop>HMaddoxVPSCDcomboBox</tabstop>
  <tabstop>HMaddoxVLASCcomboBox</tabstop>
  <tabstop>HMaddoxVLASCDcomboBox</tabstop>
  <tabstop>HMaddoxVPASCcomboBox</tabstop>
  <tabstop>HMaddoxVPASCDcomboBox</tabstop>
  <tabstop>MotilitetextEdit</tabstop>
  <tabstop>PPCcomboBox</tabstop>
  <tabstop>PPClineEdit</tabstop>
  <tabstop>SaccadeslineEdit</tabstop>
  <tabstop>PoursuitelineEdit</tabstop>
  <tabstop>Worth1lineEdit</tabstop>
  <tabstop>Worth2lineEdit</tabstop>
  <tabstop>Bagolini1lineEdit</tabstop>
  <tabstop>Bagolini2lineEdit</tabstop>
  <tabstop>VergenceDLcomboBox</tabstop>
  <tabstop>VergenceCLcomboBox</tabstop>
  <tabstop>VergenceRestDLcomboBox</tabstop>
  <tabstop>VergenceDPcomboBox</tabstop>
  <tabstop>VergenceCPcomboBox</tabstop>
  <tabstop>VergenceRestDPcomboBox</tabstop>
  <tabstop>Degre1lineEdit</tabstop>
  <tabstop>Degre2lineEdit</tabstop>
  <tabstop>Degre3lineEdit</tabstop>
  <tabstop>ConclusiontextEdit</tabstop>
 </tabstops>
 <resources>
  <include location="../assets/Images/images.qrc"/>
 </resources>
 <connections/>
</ui>
